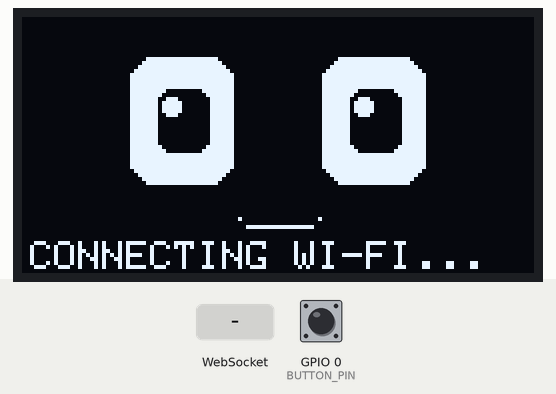
Bench run of a program on a simulated ESP32-S3. Parts: 128×64 one-colour display. The inputs (shaded band) are chosen by the test bench; at power-on: GPIO 0 (BUTTON_PIN) HIGH. WiFi joins after 1.5 s; servers stay silent unless stated; what the program prints to the serial monitor is not drawn.

Above: at 2.7 s.
2.8 s: WebSocket text "state" received
At 4.55 s:
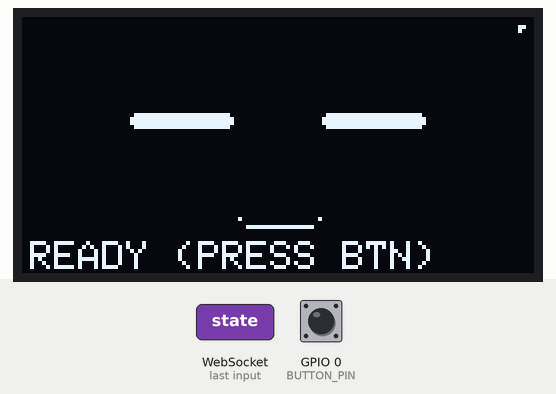
At 5.7 s:
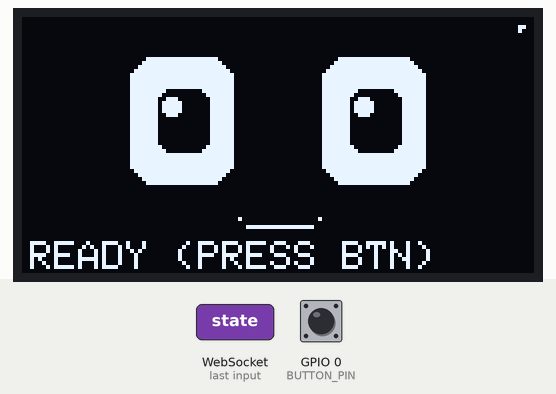
5.8 s: GPIO 0 (BUTTON_PIN) pulled LOW for 0.15 s
Timing chart, 0 to 8.8 s (numbered marks = the images above; inputs shaded):
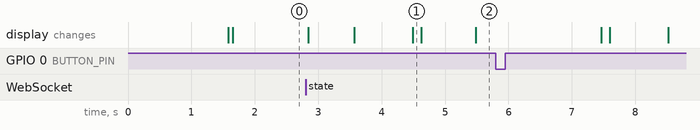

Measured:
- after the input at 2.8 s, the display: first changes at once (image 1 shows a later state)

The program:

main.cpp
```cpp
#include <Arduino.h>
/*
 * Lil-Vro ESP32 Interactive Buddy Firmware (PlatformIO - Wi-Fi WebSocket Version)
 */
#include <WiFi.h>
#include <WebSocketsClient.h>
#include <Wire.h>
#include <Adafruit_GFX.h>
#include <Adafruit_SSD1306.h>
#include <ArduinoJson.h>

const char* WIFI_SSID     = "YOUR_WIFI_NAME";
const char* WIFI_PASSWORD = "YOUR_WIFI_PASSWORD";

const char* LAPTOP_IP     = "192.168.29.114";
const uint16_t WS_PORT    = 8765;

#define SCREEN_WIDTH 128
#define SCREEN_HEIGHT 64
#define OLED_RESET    -1
#define SCREEN_ADDRESS 0x3C

#define BUTTON_PIN 0

enum BuddyState {
  STATE_IDLE,
  STATE_LISTENING,
  STATE_THINKING,
  STATE_SPEAKING,
  STATE_PAUSED
};

Adafruit_SSD1306 display(SCREEN_WIDTH, SCREEN_HEIGHT, &Wire, OLED_RESET);
WebSocketsClient webSocket;

BuddyState currentState = STATE_IDLE;
bool wsConnected = false;
unsigned long lastAnimUpdate = 0;
int animFrame = 0;

bool lastButtonReading = HIGH;
bool debouncedButtonState = HIGH;
unsigned long lastDebounceTime = 0;
const unsigned long debounceDelay = 40;

void drawEye(int x, int y, int w, int h, int pupilOffsetX, int pupilOffsetY, bool blink) {
  if (blink) {
    display.fillRoundRect(x - w / 2, y - 2, w, 4, 2, SSD1306_WHITE);
  } else {
    display.fillRoundRect(x - w / 2, y - h / 2, w, h, 6, SSD1306_WHITE);
    int pw = w / 2;
    int ph = h / 2;
    display.fillRoundRect(x + pupilOffsetX - pw / 2, y + pupilOffsetY - ph / 2, pw, ph, 3, SSD1306_BLACK);
    display.fillCircle(x + pupilOffsetX - pw / 4, y + pupilOffsetY - ph / 4, 2, SSD1306_WHITE);
  }
}

void drawMouth(int cx, int cy, BuddyState state, int frame) {
  if (state == STATE_SPEAKING) {
    int openHeight = 3 + (frame % 4) * 3;
    display.fillRoundRect(cx - 16, cy - openHeight / 2, 32, openHeight, 4, SSD1306_WHITE);
  } else if (state == STATE_PAUSED) {
    display.drawFastHLine(cx - 8, cy, 16, SSD1306_WHITE);
  } else {
    display.drawPixel(cx - 10, cy - 2, SSD1306_WHITE);
    display.drawLine(cx - 8, cy, cx + 8, cy, SSD1306_WHITE);
    display.drawPixel(cx + 10, cy - 2, SSD1306_WHITE);
  }
}

void renderFace() {
  display.clearDisplay();

  int leftEyeX = 40;
  int rightEyeX = 88;
  int eyeY = 26;
  int mouthY = 52;
  const char* statusText = "BUDDY: READY";

  switch (currentState) {
    case STATE_IDLE: {
      statusText = wsConnected ? "READY (PRESS BTN)" : "CONNECTING WI-FI...";
      bool blink = (animFrame % 45 == 0 || animFrame % 45 == 1);
      int lookX = 0;
      if (animFrame % 60 > 45) lookX = -3;
      else if (animFrame % 60 > 30) lookX = 3;

      drawEye(leftEyeX, eyeY, 26, 32, lookX, 0, blink);
      drawEye(rightEyeX, eyeY, 26, 32, lookX, 0, blink);
      drawMouth(64, mouthY, currentState, animFrame);
      break;
    }

    case STATE_LISTENING: {
      statusText = "LISTENING... (BTN=DONE)";
      drawEye(leftEyeX, eyeY, 30, 36, 0, 0, false);
      drawEye(rightEyeX, eyeY, 30, 36, 0, 0, false);
      drawMouth(64, mouthY, currentState, animFrame);

      int wave = (animFrame % 4) * 3;
      display.drawCircle(8, 26, 4 + wave, SSD1306_WHITE);
      display.drawCircle(120, 26, 4 + wave, SSD1306_WHITE);
      break;
    }

    case STATE_THINKING: {
      statusText = "THINKING...";
      drawEye(leftEyeX, eyeY, 26, 30, 0, -6, false);
      drawEye(rightEyeX, eyeY, 26, 30, 0, -6, false);
      drawMouth(64, mouthY, currentState, animFrame);

      int step = animFrame % 3;
      for (int i = 0; i < 3; i++) {
        if (i == step) {
          display.fillCircle(54 + i * 10, 8, 3, SSD1306_WHITE);
        } else {
          display.drawCircle(54 + i * 10, 8, 2, SSD1306_WHITE);
        }
      }
      break;
    }

    case STATE_SPEAKING: {
      statusText = "SPEAKING";
      drawEye(leftEyeX, eyeY, 28, 32, 0, 0, false);
      drawEye(rightEyeX, eyeY, 28, 32, 0, 0, false);
      drawMouth(64, mouthY, currentState, animFrame);
      break;
    }

    case STATE_PAUSED: {
      statusText = "PAUSED (ZZZ)";
      drawEye(leftEyeX, eyeY, 24, 28, 0, 0, true);
      drawEye(rightEyeX, eyeY, 24, 28, 0, 0, true);
      drawMouth(64, mouthY, currentState, animFrame);

      int zOffset = (animFrame % 10);
      display.setTextSize(1);
      display.setTextColor(SSD1306_WHITE);
      display.setCursor(98 + zOffset / 2, 14 - zOffset);
      display.print("z");
      display.setCursor(108 + zOffset / 2, 8 - zOffset);
      display.print("Z");
      break;
    }
  }

  display.setTextSize(1);
  display.setTextColor(SSD1306_WHITE);
  display.setCursor(2, 56);
  display.print(statusText);

  if (wsConnected) {
    display.drawPixel(124, 2, SSD1306_WHITE);
    display.drawPixel(125, 2, SSD1306_WHITE);
    display.drawPixel(124, 3, SSD1306_WHITE);
  }

  display.display();
}

void webSocketEvent(WStype_t type, uint8_t * payload, size_t length) {
  switch(type) {
    case WStype_DISCONNECTED:
      wsConnected = false;
      Serial.println("[WS] Disconnected from laptop!");
      break;
    case WStype_CONNECTED:
      wsConnected = true;
      Serial.println("[WS] Connected to Lil-Vro server on laptop!");
      break;
    case WStype_TEXT: {
      JsonDocument doc;
      DeserializationError err = deserializeJson(doc, payload, length);
      if (!err) {
        const char* msgType = doc["type"];
        if (msgType && strcmp(msgType, "state") == 0) {
          const char* val = doc["value"];
          if (strcmp(val, "idle") == 0) {
            currentState = STATE_IDLE;
          } else if (strcmp(val, "child_speaking") == 0) {
            currentState = STATE_LISTENING;
          } else if (strcmp(val, "agent_thinking") == 0 || strcmp(val, "thinking") == 0) {
            currentState = STATE_THINKING;
          } else if (strcmp(val, "agent_speaking") == 0 || strcmp(val, "speaking") == 0) {
            currentState = STATE_SPEAKING;
          } else if (strcmp(val, "paused") == 0) {
            currentState = STATE_PAUSED;
          }
          animFrame = 0;
        }
      }
      break;
    }
    default:
      break;
  }
}

void sendDoneSpeakingEvent() {
  Serial.println("[BUTTON] Done speaking pressed! Sending to Lil-Vro...");
  if (wsConnected) {
    webSocket.sendTXT("{\"type\":\"done_speaking\"}");
  }
}

void setup() {
  Serial.begin(115200);
  Serial.println("\n[Lil-Vro ESP32 Wi-Fi Buddy Starting...]");

  pinMode(BUTTON_PIN, INPUT_PULLUP);

  Wire.begin();
  if (!display.begin(SSD1306_SWITCHCAPVCC, SCREEN_ADDRESS)) {
    Serial.println("[OLED] SSD1306 allocation failed. Check wiring (SDA=21, SCL=22).");
  } else {
    display.clearDisplay();
    display.setTextSize(1);
    display.setTextColor(SSD1306_WHITE);
    display.setCursor(15, 20);
    display.println("Lil-Vro Buddy");
    display.setCursor(15, 35);
    display.println("Connecting Wi-Fi...");
    display.display();
  }

  Serial.printf("[Wi-Fi] Connecting to %s...\n", WIFI_SSID);
  WiFi.mode(WIFI_STA);
  WiFi.begin(WIFI_SSID, WIFI_PASSWORD);

  while (WiFi.status() != WL_CONNECTED) {
    delay(500);
    Serial.print(".");
  }
  Serial.println("\n[Wi-Fi] Connected! IP: " + WiFi.localIP().toString());

  webSocket.begin(LAPTOP_IP, WS_PORT, "/");
  webSocket.onEvent(webSocketEvent);
  webSocket.setReconnectInterval(2000);
}

void loop() {
  webSocket.loop();

  int reading = digitalRead(BUTTON_PIN);
  if (reading != lastButtonReading) {
    lastDebounceTime = millis();
  }

  if ((millis() - lastDebounceTime) > debounceDelay) {
    if (reading != debouncedButtonState) {
      debouncedButtonState = reading;
      if (debouncedButtonState == LOW) {
        sendDoneSpeakingEvent();
      }
    }
  }
  lastButtonReading = reading;

  unsigned long now = millis();
  if (now - lastAnimUpdate > 65) {
    lastAnimUpdate = now;
    animFrame++;
    renderFace();
  }
}
```
